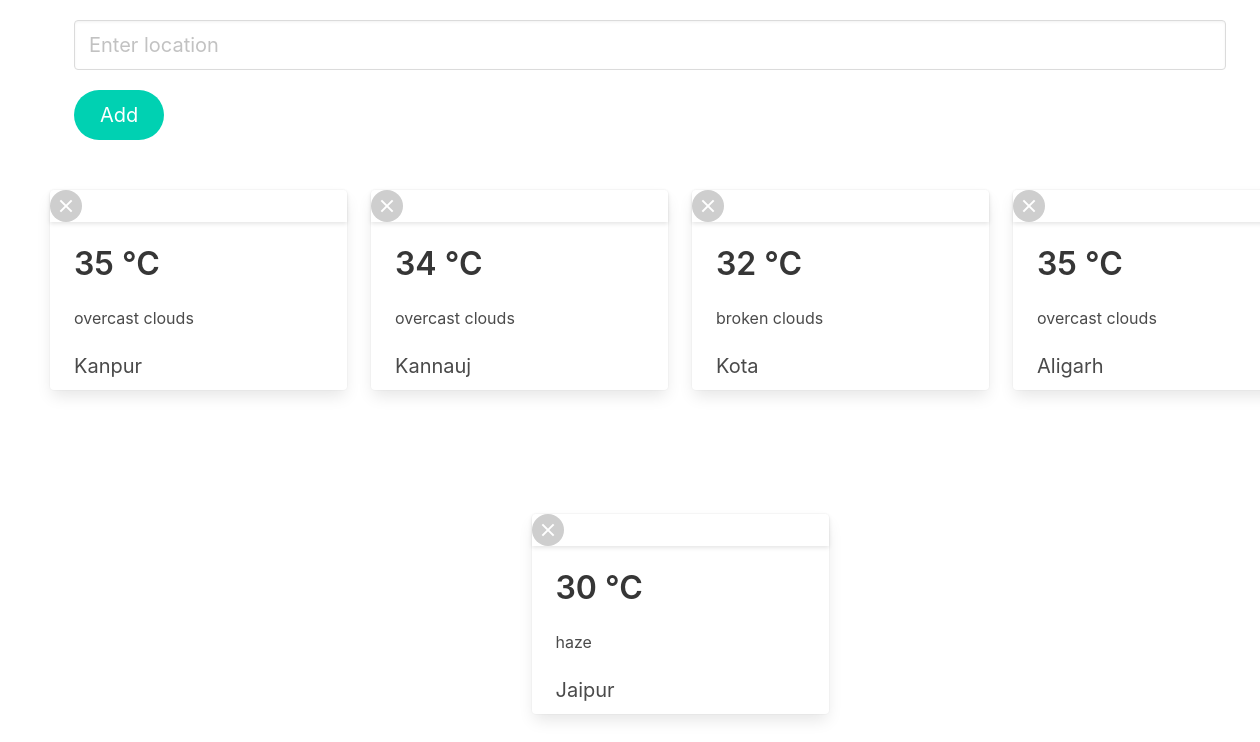
The page / on the database its author committed.
### app.py (models this page shows)
class WeatherCard(Base):
    __tablename__ = 'Weather'
    id = Column(Integer, primary_key=True)
    name = Column(String(30), unique=True, nullable=False)
    temperature = Column(Integer)
    description = Column(String(30))

### app.py (the view, shortened to what this page needs)
@app.route('/', methods=['GET', 'POST'])
def index():
    weather_data = []
    for row in session.query(WeatherCard).all():
        weather_data.append(row)
    return render_template('index.html', data=weather_data)

### templates/index.html (shortened to what this page needs)
<!doctype html>
<html>
    <head>
        <link rel="stylesheet" href="{{ url_for('static', filename='style.css') }}">
    </head>
    <body>
        <div class="main-content">
            <div class="container is-centered">
                <form class="input-city" method="post">
                    <input class="input is-medium" name="input-city" id="input-city" type="text" placeholder="Enter location">
                    <div class="control">
                        <button class="button is-primary is-medium is-rounded" type="submit">Add</button>
                    </div>
                </form>
            </div>
            <div class="columns is-multiline is-centered">
                {% for obj in data %}
                    <div class="column is-3">
                        <div class="card is-3by4">
                            <header class="card-header">
                                <form action="/delete/{{ obj.id }}">
                                    <button class="delete is-large">X</button>
                                </form>
                            </header>
                            <div class="card-content">
                                <div class="title is-8 is-bold">{{ obj.temperature }} °C</div>
                                <div class="content">{{ obj.description }}</div>
                                <div class="subtitle">{{ obj.name }}</div>
                            </div>
                        </div>
                    </div>
                {% endfor %}
            </div>
        </div>
    </body>
</html>

### static/style.css (style rules this page uses)
.card { margin: 50px; height: 200px; width: 300px; }
.button { margin-left: 20px; }
.input { margin: 20px; }

### rows shown on the page
WeatherCard: temperature "35", description "overcast clouds", name "Kanpur"
WeatherCard: temperature "34", description "overcast clouds", name "Kannauj"
WeatherCard: temperature "32", description "broken clouds", name "Kota"
WeatherCard: temperature "35", description "overcast clouds", name "Aligarh"
WeatherCard: temperature "30", description "haze", name "Jaipur"
